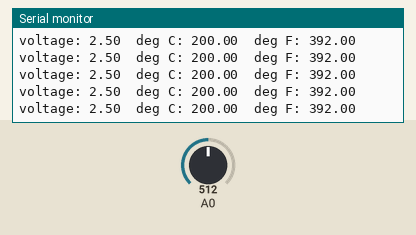
The sketch below on a simulated Arduino Uno, built with avr-gcc and run on an emulated ATmega328P. On the bench: the last lines printed to the serial monitor. Inputs (shaded band) come from the test bench; at power-on: A0 = 512.

Above: at 1.2 s.
1.3 s: A0 set to 318
At 1.38 s:
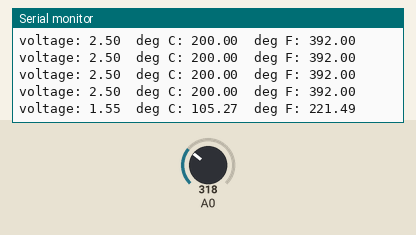
2.8 s: A0 set to 296
At 2.83 s:
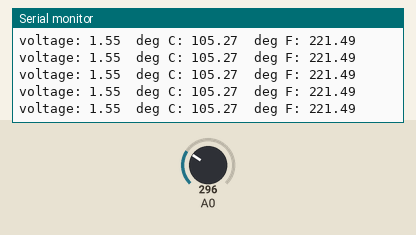
8.8 s: A0 set to 122
At 8.82 s:
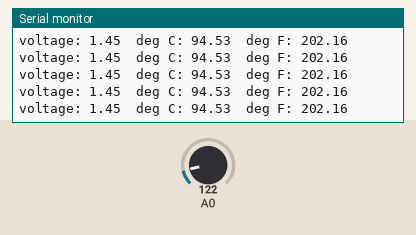
11.8 s: A0 set to 93
At 11.8 s:
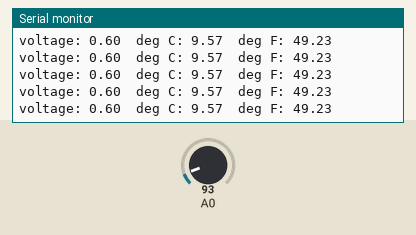
Timing chart, 0 to 14.8 s (numbered marks = the images above; inputs shaded):
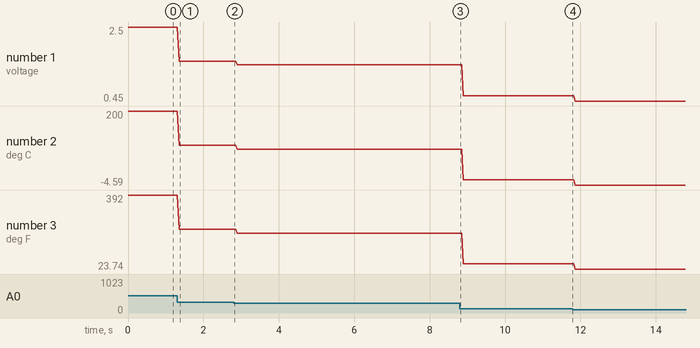

The sketch:

CRX_ADKL3_07.ino
```cpp
/*
  TEMPERATURE SENSOR
  Display the temperature!
*/

/*
  Use the "serial monitor" window to read a temperature sensor.

  The TMP36 is an easy-to-use temperature sensor that outputs
  a voltage that's proportional to the ambient temperature.
  You can use it for all kinds of automation tasks where you'd
  like to know or control the temperature of something.

  Even more exciting, we'll start using the Arduino's serial
  port to send data back to your main computer! Up until now,
  we've been limited to using simple LEDs for output. We'll
  see that the Arduino can also easily output all kinds of
  text and data.

Hardware connections:
  Be careful when installing the temperature sensor, as it is
  almost identical to the transistors! The one you want has
  a triangle logo and "TMP" in very tiny letters. The
  ones you DON'T want will have "222" on them.
  When looking at the flat side of the temperature sensor
  with the pins down, from left to right the pins are:
  5V, SIGNAL, and GND.

  Connect the 5V pin to 5 Volts (5V).
  Connect the SIGNAL pin to ANALOG pin 0.
  Connect the GND pin to ground (GND).
*/

// We'll use analog input 0 to measure the temperature sensor's
// signal pin.

const int temperaturePin = 0;

// we'll define the pins by name to make the sketch easier to follow.
const int RED_PIN = 11;
const int GREEN_PIN = 10;
const int BLUE_PIN = 9;

void setup()
{
  // In this sketch, we'll use the Arduino's serial port
  // to send text back to the main computer. For both sides to
  // communicate properly, they need to be set to the same speed.
  // We use the Serial.begin() function to initialize the port
  // and set the communications speed.

  // The speed is measured in bits per second, also known as
  // "baud rate". 9600 is a very commonly used baud rate,
  // and will transfer about 10 characters per second.

  Serial.begin(9600);
}


void loop()
{
  // Up to now we've only used integer ("int") values in our
  // sketches. Integers are always whole numbers (0, 1, 23, etc.).
  // In this sketch, we'll use floating-point values ("float").
  // Floats can be fractional numbers such as 1.42, 2523.43121, etc.

  // We'll declare four floating-point variables
  // (We can declare multiple variables of the same type on one line:)

  float voltage, degreesC, degreesF;
  float baselineTemp = 18.0;

  // First we'll measure the voltage at the analog pin. Normally
  // we'd use analogRead(), which returns a number from 0 to 1023.
  // Here we've written a function (further down) called
  // getVoltage() that returns the true voltage (0 to 5 Volts)
  // present on an analog input pin.

  voltage = getVoltage(temperaturePin);

  // Now we'll convert the voltage to degrees Celsius.
  // This formula comes from the temperature sensor datasheet:

  degreesC = (voltage - 0.5) * 100.0;

  // While we're at it, let's convert degrees Celsius to Fahrenheit.
  // This is the classic C to F conversion formula:

  degreesF = degreesC * (9.0/5.0) + 32.0;

  // Now we'll use the serial port to print these values
  // to the serial monitor!

  // To open the serial monitor window, upload your code,
  // then click the "magnifying glass" button at the right edge
  // of the Arduino IDE toolbar. The serial monitor window
  // will open.

  // (NOTE: remember we said that the communication speed
  // must be the same on both sides. Ensure that the baud rate
  // control at the bottom of the window is set to 9600. If it
  // isn't, change it to 9600.)

  // Also note that every time you upload a new sketch to the
  // Arduino, the serial monitor window will close. It does this
  // because the serial port is also used to upload code!
  // When the upload is complete, you can re-open the serial
  // monitor window.

  // To send data from the Arduino to the serial monitor window,
  // we use the Serial.print() function. You can print variables
  // or text (within quotes).

  Serial.print("voltage: ");
  Serial.print(voltage);
  Serial.print("  deg C: ");
  Serial.print(degreesC);
  Serial.print("  deg F: ");
  Serial.println(degreesF);

  // These statements will print lines of data like this:
  // "voltage: 0.73 deg C: 22.75 deg F: 72.96"

  // Note that all of the above statements are "print", except
  // for the last one, which is "println". "Print" will output
  // text to the SAME LINE, similar to building a sentence
  // out of words. "Println" will insert a "carriage return"
  // character at the end of whatever it prints, moving down
  // to the NEXT line.

  // if the current temperature is lower than the baseline
  // turn off all LEDs
  if (degreesC < baselineTemp + 2) {
    digitalWrite(RED_PIN, LOW);
    digitalWrite(GREEN_PIN, LOW);
    digitalWrite(BLUE_PIN, LOW);
  } // if the temperature rises 2-4 degrees, turn an LED on
  else if (degreesC >= baselineTemp + 2 && degreesC < baselineTemp + 4) {
    digitalWrite(RED_PIN, HIGH);
    digitalWrite(GREEN_PIN, LOW);
    digitalWrite(BLUE_PIN, LOW);
  } // if the temperature rises 4-6 degrees, turn a second LED on
  else if (degreesC >= baselineTemp + 4 && degreesC < baselineTemp + 6) {
    digitalWrite(RED_PIN, HIGH);
    digitalWrite(GREEN_PIN, HIGH);
    digitalWrite(BLUE_PIN, LOW);
  } // if the temperature rises more than 6 degrees, turn all LEDs on
  else if (degreesC >= baselineTemp + 6) {
    digitalWrite(RED_PIN, HIGH);
    digitalWrite(GREEN_PIN, HIGH);
    digitalWrite(BLUE_PIN, HIGH);
  }

  delay(10); // repeat once per 10ms (change as you wish!)
}


float getVoltage(int pin)
{
  // This function has one input parameter, the analog pin number
  // to read. You might notice that this function does not have
  // "void" in front of it; this is because it returns a floating-
  // point value, which is the true voltage on that pin (0 to 5V).

  // You can write your own functions that take in parameters
  // and return values. Here's how:

    // To take in parameters, put their type and name in the
    // parenthesis after the function name (see above). You can
    // have multiple parameters, separated with commas.

    // To return a value, put the type BEFORE the function name
    // (see "float", above), and use a return() statement in your code
    // to actually return the value (see below).

    // If you don't need to get any parameters, you can just put
    // "()" after the function name.

    // If you don't need to return a value, just write "void" before
    // the function name.

  // Here's the return statement for this function. We're doing
  // all the math we need to do within this statement:

  return (analogRead(pin) * 0.004882814);

  // This equation converts the 0 to 1023 value that analogRead()
  // returns, into a 0.0 to 5.0 value that is the true voltage
  // being read at that pin.
}

// Other things to try with this code:

//   Turn on an LED if the temperature is above or below a value.

//   Read that threshold value from a potentiometer - now you've
//   created a thermostat!
```

Measured:
- after the input at 1.3 s, the serial monitor: prints a new line after 0.06 s (image 1)
- plotted number 1: 2.5 → 1.55 after the input at 1.3 s, 1.55 → 1.45 after the input at 2.8 s, 1.45 → 0.6 after the input at 8.8 s, 0.6 → 0.45 after the input at 11.8 s
- plotted number 2: 200 → 105.27 after the input at 1.3 s, 105.27 → 94.53 after the input at 2.8 s, 94.53 → 9.57 after the input at 8.8 s, 9.57 → -4.59 after the input at 11.8 s
- plotted number 3: 392 → 221.49 after the input at 1.3 s, 221.49 → 202.16 after the input at 2.8 s, 202.16 → 49.23 after the input at 8.8 s, 49.23 → 23.74 after the input at 11.8 s
